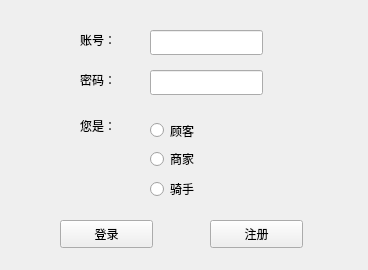
<?xml version="1.0" encoding="UTF-8"?>
<ui version="4.0">
 <class>log_in</class>
 <widget class="QMainWindow" name="log_in">
  <property name="geometry">
   <rect>
    <x>0</x>
    <y>0</y>
    <width>368</width>
    <height>270</height>
   </rect>
  </property>
  <property name="windowTitle">
   <string>log_in</string>
  </property>
  <widget class="QWidget" name="centralwidget">
   <widget class="QPushButton" name="login">
    <property name="geometry">
     <rect>
      <x>60</x>
      <y>220</y>
      <width>93</width>
      <height>28</height>
     </rect>
    </property>
    <property name="text">
     <string>登录</string>
    </property>
   </widget>
   <widget class="QPushButton" name="signup">
    <property name="geometry">
     <rect>
      <x>210</x>
      <y>220</y>
      <width>93</width>
      <height>28</height>
     </rect>
    </property>
    <property name="text">
     <string>注册</string>
    </property>
   </widget>
   <widget class="QLabel" name="label">
    <property name="geometry">
     <rect>
      <x>80</x>
      <y>30</y>
      <width>31</width>
      <height>19</height>
     </rect>
    </property>
    <property name="text">
     <string>账号：</string>
    </property>
   </widget>
   <widget class="QLabel" name="label_2">
    <property name="geometry">
     <rect>
      <x>80</x>
      <y>70</y>
      <width>31</width>
      <height>19</height>
     </rect>
    </property>
    <property name="text">
     <string>密码：</string>
    </property>
   </widget>
   <widget class="QLineEdit" name="username">
    <property name="geometry">
     <rect>
      <x>150</x>
      <y>30</y>
      <width>113</width>
      <height>25</height>
     </rect>
    </property>
   </widget>
   <widget class="QLineEdit" name="password">
    <property name="geometry">
     <rect>
      <x>150</x>
      <y>70</y>
      <width>113</width>
      <height>25</height>
     </rect>
    </property>
   </widget>
   <widget class="QRadioButton" name="radioButton">
    <property name="geometry">
     <rect>
      <x>150</x>
      <y>120</y>
      <width>111</width>
      <height>21</height>
     </rect>
    </property>
    <property name="text">
     <string>顾客</string>
    </property>
   </widget>
   <widget class="QRadioButton" name="radioButton_2">
    <property name="geometry">
     <rect>
      <x>150</x>
      <y>150</y>
      <width>73</width>
      <height>18</height>
     </rect>
    </property>
    <property name="text">
     <string>商家</string>
    </property>
   </widget>
   <widget class="QRadioButton" name="radioButton_3">
    <property name="geometry">
     <rect>
      <x>150</x>
      <y>180</y>
      <width>73</width>
      <height>18</height>
     </rect>
    </property>
    <property name="text">
     <string>骑手</string>
    </property>
   </widget>
   <widget class="QLabel" name="label_3">
    <property name="geometry">
     <rect>
      <x>80</x>
      <y>120</y>
      <width>40</width>
      <height>12</height>
     </rect>
    </property>
    <property name="text">
     <string>您是：</string>
    </property>
   </widget>
  </widget>
 </widget>
 <resources/>
 <connections/>
</ui>
